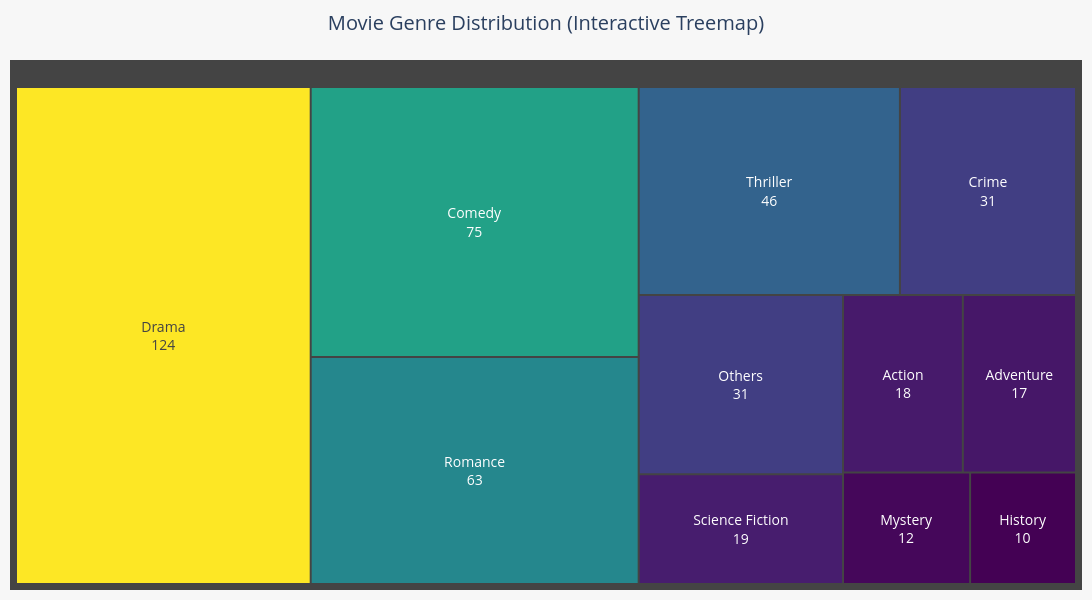

The code cell stored with this chart in its notebook:
### Markdown cell above
## 4.C Movie Genres (Interactive Treemap)
As I didn't want to permanently hide that data from the viewer. I decided to make the visualization interactive. By applying the Information Visualization principle of "Details on Demand," the chart remains clean and readable on the surface, but viewers can hover over the "Others" block to immediately see the exact breakdown and count of all the underlying sub-genres.

### Code cell
import pandas as pd
import plotly.graph_objects as go

df_genres = df[df['Genre'].notna() & (df['Genre'] != 'Unknown')].copy()
genre_series = df_genres['Genre'].str.split(', ').explode()

all_counts = genre_series.value_counts()

top_10 = all_counts.head(10)
others = all_counts.iloc[10:]
others_hover_details = "<br>".join([f"{genre}: {count}" for genre, count in others.items()])

labels = list(top_10.index) + ["Others"]
parents = [""] * len(labels) 
values = list(top_10.values) + [others.sum()]

hover_texts = [f"<b>{genre}</b><br>Total Watched: {count}" for genre, count in top_10.items()]
hover_texts.append(f"<b>Others (Total: {others.sum()})</b><br><br><i>Breakdown:</i><br>{others_hover_details}")

fig = go.Figure(go.Treemap(
    labels=labels,
    parents=parents,
    values=values,
    textinfo="label+value", 
    hoverinfo="text",        
    hovertext=hover_texts,
    
    textposition="middle center", 
    textfont=dict(size=14),       
    pathbar=dict(visible=False),  
    tiling=dict(packing="squarify", pad=2), 
    
    marker=dict(
        colors=values,
        colorscale='Viridis', 
        showscale=False,
        line=dict(color='white', width=0) 
    )
))

fig.update_layout(
    title=dict(text='Movie Genre Distribution (Interactive Treemap)', font=dict(size=20), x=0.5), 
    margin=dict(t=60, l=10, r=10, b=10), 
    paper_bgcolor='#f7f7f7',
    plot_bgcolor='#f7f7f7',
    
    width=1150,  
    height=600   
)

fig.show()

### Figure 1 — Plotly figure (JSON) as saved in the notebook; plotly's stock layout.template omitted (floating-point values rounded to 4 significant figures)
{"data": [{"hoverinfo": "text", "hovertext": ["<b>Drama</b><br>Total Watched: 124", "<b>Comedy</b><br>Total Watched: 75", "<b>Romance</b><br>Total Watched: 63", "<b>Thriller</b><br>Total Watched: 46", "<b>Crime</b><br>Total Watched: 31", "<b>Science Fiction</b><br>Total Watched: 19", "<b>Action</b><br>Total Watched: 18", "<b>Adventure</b><br>Total Watched: 17", "<b>Mystery</b><br>Total Watched: 12", "<b>History</b><br>Total Watched: 10", "<b>Others (Total: 31)</b><br><br><i>Breakdown:</i><br>Horror: 9<br>Fantasy: 8<br>Music: 6<br>War: 3<br>Animation: 3<br>Family: 2"], "labels": ["Drama", "Comedy", "Romance", "Thriller", "Crime", "Science Fiction", "Action", "Adventure", "Mystery", "History", "Others"], "marker": {"colors": [124, 75, 63, 46, 31, 19, 18, 17, 12, 10, 31], "colorscale": [[0, "#440154"], [0.1111, "#482878"], [0.2222, "#3e4989"], [0.3333, "#31688e"], [0.4444, "#26828e"], [0.5556, "#1f9e89"], [0.6667, "#35b779"], [0.7778, "#6ece58"], [0.8889, "#b5de2b"], [1, "#fde725"]], "line": {"color": "white", "width": 0}, "showscale": false}, "parents": ["", "", "", "", "", "", "", "", "", "", ""], "pathbar": {"visible": false}, "textfont": {"size": 14}, "textinfo": "label+value", "textposition": "middle center", "tiling": {"packing": "squarify", "pad": 2}, "type": "treemap", "values": [124, 75, 63, 46, 31, 19, 18, 17, 12, 10, 31]}], "layout": {"height": 600, "margin": {"b": 10, "l": 10, "r": 10, "t": 60}, "paper_bgcolor": "#f7f7f7", "plot_bgcolor": "#f7f7f7", "title": {"font": {"size": 20}, "text": "Movie Genre Distribution (Interactive Treemap)", "x": 0.5}, "width": 1150}}
